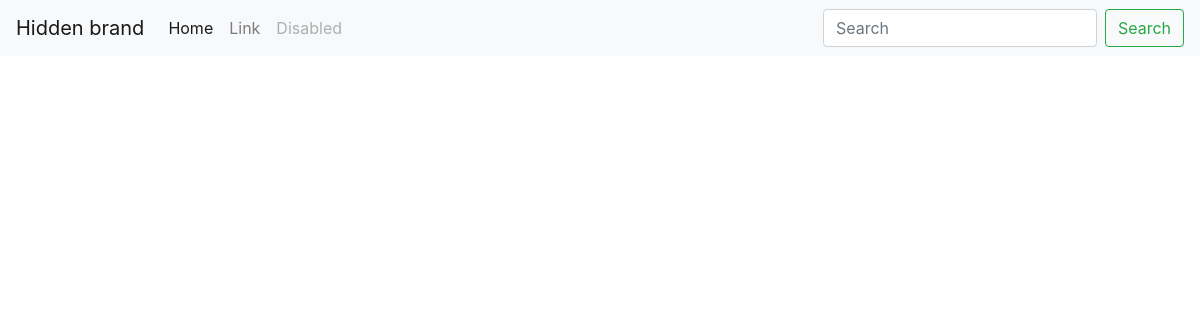
The app's page /fat/, older data.
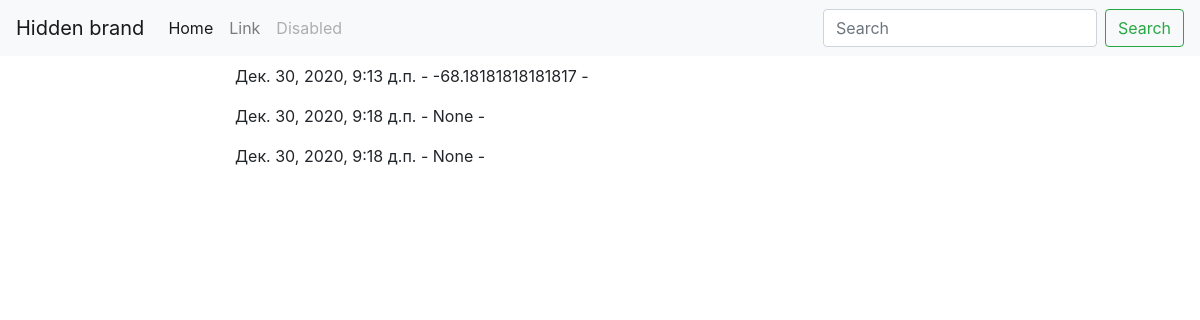
The same page, newer data.
### main/models.py (models this page shows, shortened)
class Fat(models.Model):
    samples = models.ForeignKey(Sample, on_delete=models.CASCADE, related_name='fats')
    fat_blank_cup = models.FloatField('масса пустого стакана', blank=True, null=True)
    fat_sample_mass = models.FloatField('масса навески', blank=True, null=True)
    fat_final_cup_mass = models.FloatField('масса стакана i', blank=True, null=True)
    fat = models.FloatField('массовая доля сырого жира', blank=True, null=True)
    date_pub = models.DateTimeField('дата анализа', auto_now=True)
    class Meta:
        verbose_name = 'жир'
        verbose_name_plural = 'жир'

### main/views.py (the view)
# urls.py: path('fat/', views.fat, name='fat'),
def fat(request):
    fats = Fat.objects.all()
    return render(request, 'main/fat.html', context={'fats':fats})

### main/models.py (called while the page is built)
    def __str__(self):
        return self.sample

### main/templates/main/fat.html
{% extends 'main/base_main.html' %}
{% block content %}
    {% for fat in fats %}
        <p>
            {{ fat.date_pub }} - {{ fat.fat }} - {{ fat.samples }}
        </p>
    {% endfor %}
{% endblock content %}

Row changes from the older to the newer data that the page shows:
added Fat: date_pub "Дек. 30, 2020, 9:13 д.п.", fat "-68.18181818181817"
added Fat: date_pub "Дек. 30, 2020, 9:18 д.п.", fat "None"
added Fat: date_pub "Дек. 30, 2020, 9:18 д.п.", fat "None"
